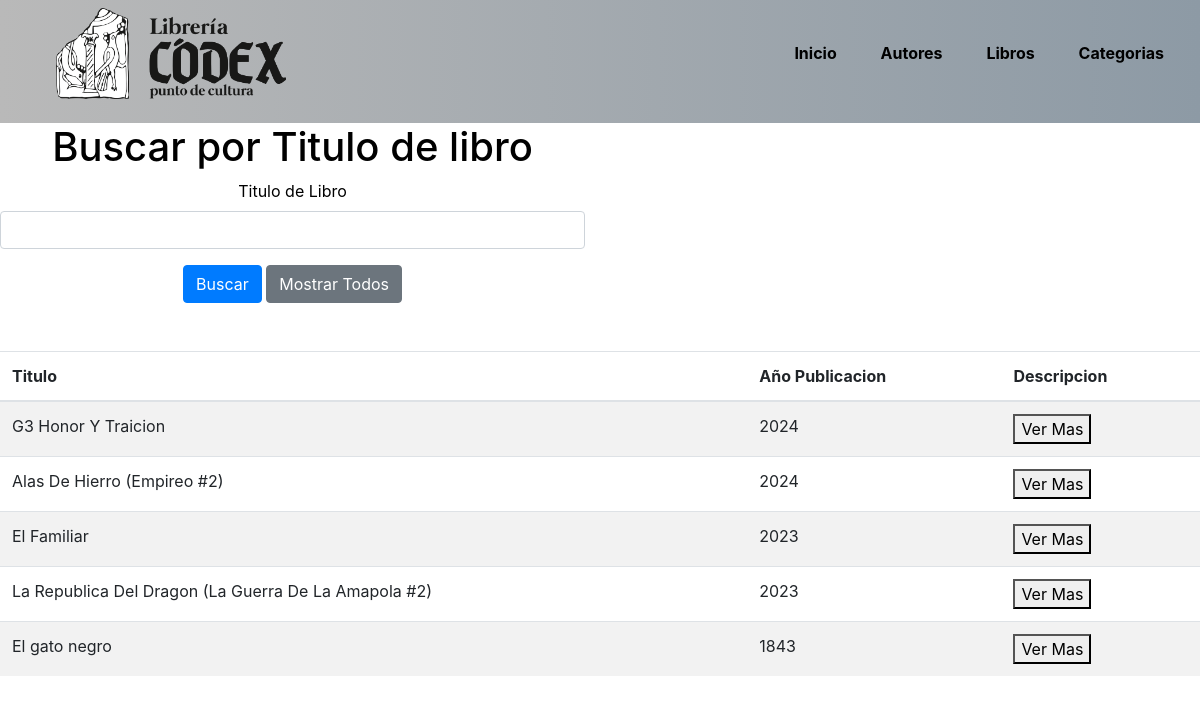
The app's page /libros/ with its own data.
### appBiblioteca/models.py (models this page shows, shortened)
class Navbar(models.Model):
    id_navbar = models.AutoField(db_column= "idNavbar", primary_key= True )
    enlac = models.CharField(max_length=50)
    url = models.CharField(max_length=100)

class Libros(models.Model):
    titulo = models.CharField(max_length=150)
    annioPublicacion = models.IntegerField()
    descripcion = models.TextField()

### appBiblioteca/views.py (the view, shortened to what this page needs)
# urls.py: path('libros/', libros,name='libros'),
def libros(request):
    Navbars = Navbar.objects.all()
    Titulonav = TituloNav.objects.all()
    Libro = Libros.objects.all()
    form = BuscarLibro()
    context = {
        "Navbars": Navbars,
        "Titulonav": Titulonav,
        "Libro" : Libro
    }
    return render(request, 'core/libros.html', context)

### appBiblioteca/templates/core/libros.html (shortened to what this page needs)
<!DOCTYPE html>
<html lang="es">
{% load static %}
<head>
  <link rel="stylesheet" href="https://cdn.jsdelivr.net/npm/bootstrap@4.6.2/dist/css/bootstrap.min.css"
>
  <link rel="stylesheet" href="{% static 'styles.css' %}">
</head>
<body>
  <header>
    <nav class = "navbar">
      <ul>
        <a href="{% url 'index' %}"><img src="{% static 'images/logo.jpg' %}" alt="" class="img-logo"></a>
      </ul>
      <ul>
        {%for Navbar in Navbars %}
        <li>
          <a href={{Navbar.url}}>
            {{Navbar.enlac}}
        </li>
        {%endfor%}
      </ul>
    </nav>
  </header>
  <div class="conteiner-fluid">
    <div class="row">
      <div class="col-lg-6">
        <form id="searchForm" method="post" class="mb-4">
          <div class="form-group">
            <h1>Buscar por Titulo de libro</h1>
            <label for="title">Titulo de Libro</label>
            <input type="text" class="form-control" id="title" name="title">
          </div>
          <button type="submit" class="btn btn-primary">Buscar</button>
          <a href="{% url 'libros' %}" class="btn btn-secondary">Mostrar Todos</a>
        </form>
      </div>
    </div>
  </div>
  <table class="table table-striped mt-4">
    <thead>
      <th>Titulo</th>
      <th>Año Publicacion</th>
      <th>Descripcion</th>
    </thead>
    <tbody>
      {% for lib in Libro %}
      <tr>
        <td scope="col">{{lib.titulo}}</td>
        <td scope="col">{{lib.annioPublicacion}}</td>
        <td scope="col"><button class="verMas" data-titulo="{{lib.titulo}}" data-año="{{lib.annioPublicacion}}"
            data-descripcion="{{lib.descripcion}}">Ver Mas</button></td>
      </tr>
      {% endfor %}
    </tbody>
  </table>
</body>
</html>

### appBiblioteca/static/styles.css (style rules this page uses)
.img-logo { max-width: 100%; max-width: 230px; }
nav { display: flex; align-items: center; justify-content: space-between; padding-top: 20px; padding-left: 5%; padding-right: 5%; font-weight: bold; background: linear-gradient(to right, #b9b9b9, #8d9aa5); }
ul li { display: inline-block; padding: 0px 20px; text-decoration: none; }
a { color: #000; text-decoration: none; }
.form-group h1 { color: #000; }
.form-group label { color: #000; }
.col-lg-6 { color: #000; text-align: center; background-color: #fff; }

### records on screen
Navbar: enlac "Inicio"
Navbar: enlac "Autores"
Navbar: enlac "Libros"
Navbar: enlac "Categorias"
Libros: titulo "G3 Honor Y Traicion", annioPublicacion "2024"
Libros: titulo "Alas De Hierro (Empireo #2)", annioPublicacion "2024"
Libros: titulo "El Familiar", annioPublicacion "2023"
Libros: titulo "La Republica Del Dragon (La Guerra De La Amapola #2)", annioPublicacion "2023"
Libros: titulo "El gato negro", annioPublicacion "1843"
